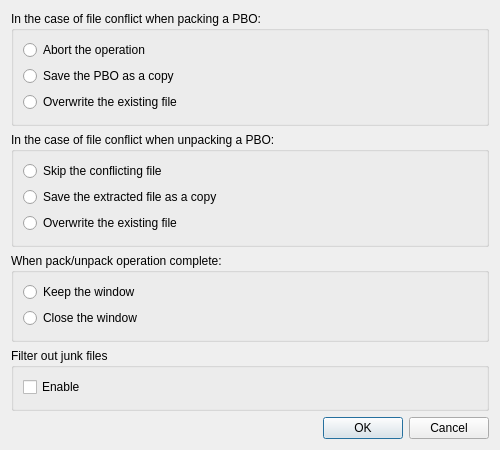
<?xml version="1.0" encoding="UTF-8"?>
<ui version="4.0">
 <class>SettingsDialog</class>
 <widget class="QDialog" name="SettingsDialog">
  <property name="geometry">
   <rect>
    <x>0</x>
    <y>0</y>
    <width>500</width>
    <height>450</height>
   </rect>
  </property>
  <property name="minimumSize">
   <size>
    <width>500</width>
    <height>450</height>
   </size>
  </property>
  <property name="maximumSize">
   <size>
    <width>500</width>
    <height>450</height>
   </size>
  </property>
  <property name="windowTitle">
   <string>Settings</string>
  </property>
  <property name="windowIcon">
   <iconset>
    <normaloff>:app.ico</normaloff>:app.ico</iconset>
  </property>
  <property name="modal">
   <bool>true</bool>
  </property>
  <layout class="QVBoxLayout" name="verticalLayout_3">
   <item>
    <widget class="QGroupBox" name="groupBoxPack">
     <property name="title">
      <string>In the case of file conflict when packing a PBO:</string>
     </property>
     <layout class="QVBoxLayout" name="verticalLayout_4">
      <item>
       <widget class="QRadioButton" name="rbPackOption1">
        <property name="text">
         <string>Abort the operation</string>
        </property>
       </widget>
      </item>
      <item>
       <widget class="QRadioButton" name="rbPackOption2">
        <property name="text">
         <string>Save the PBO as a copy</string>
        </property>
       </widget>
      </item>
      <item>
       <widget class="QRadioButton" name="rbPackOption3">
        <property name="text">
         <string>Overwrite the existing file</string>
        </property>
       </widget>
      </item>
      <item>
       <spacer name="verticalSpacer">
        <property name="orientation">
         <enum>Qt::Vertical</enum>
        </property>
        <property name="sizeHint" stdset="0">
         <size>
          <width>20</width>
          <height>40</height>
         </size>
        </property>
       </spacer>
      </item>
     </layout>
    </widget>
   </item>
   <item>
    <widget class="QGroupBox" name="groupBoxUnpack">
     <property name="title">
      <string>In the case of file conflict when unpacking a PBO:</string>
     </property>
     <layout class="QVBoxLayout" name="verticalLayout_2">
      <item>
       <widget class="QRadioButton" name="rbUnpackOption1">
        <property name="text">
         <string>Skip the conflicting file</string>
        </property>
       </widget>
      </item>
      <item>
       <widget class="QRadioButton" name="rbUnpackOption2">
        <property name="text">
         <string>Save the extracted file as a copy</string>
        </property>
       </widget>
      </item>
      <item>
       <widget class="QRadioButton" name="rbUnpackOption3">
        <property name="text">
         <string>Overwrite the existing file</string>
        </property>
       </widget>
      </item>
      <item>
       <spacer name="verticalSpacer_2">
        <property name="orientation">
         <enum>Qt::Vertical</enum>
        </property>
        <property name="sizeHint" stdset="0">
         <size>
          <width>20</width>
          <height>40</height>
         </size>
        </property>
       </spacer>
      </item>
     </layout>
    </widget>
   </item>
   <item>
    <widget class="QGroupBox" name="groupBoxOpComplete">
     <property name="title">
      <string>When pack/unpack operation complete:</string>
     </property>
     <layout class="QVBoxLayout" name="verticalLayout">
      <item>
       <widget class="QRadioButton" name="rbOpCompleteOption2">
        <property name="text">
         <string>Keep the window</string>
        </property>
       </widget>
      </item>
      <item>
       <widget class="QRadioButton" name="rbOpCompleteOption1">
        <property name="text">
         <string>Close the window</string>
        </property>
       </widget>
      </item>
      <item>
       <spacer name="verticalSpacer_3">
        <property name="orientation">
         <enum>Qt::Vertical</enum>
        </property>
        <property name="sizeHint" stdset="0">
         <size>
          <width>20</width>
          <height>40</height>
         </size>
        </property>
       </spacer>
      </item>
     </layout>
    </widget>
   </item>
   <item>
    <widget class="QGroupBox" name="groupBoxFilter">
     <property name="title">
      <string>Filter out junk files</string>
     </property>
     <layout class="QVBoxLayout" name="verticalLayout_5">
      <item>
       <widget class="QCheckBox" name="cbJunkFilterEnable">
        <property name="text">
         <string>Enable</string>
        </property>
       </widget>
      </item>
      <item>
       <spacer name="verticalSpacer_4">
        <property name="orientation">
         <enum>Qt::Vertical</enum>
        </property>
        <property name="sizeHint" stdset="0">
         <size>
          <width>20</width>
          <height>40</height>
         </size>
        </property>
       </spacer>
      </item>
     </layout>
    </widget>
   </item>
   <item>
    <widget class="QDialogButtonBox" name="buttonBox">
     <property name="standardButtons">
      <set>QDialogButtonBox::Cancel|QDialogButtonBox::Ok</set>
     </property>
    </widget>
   </item>
  </layout>
 </widget>
 <resources/>
 <connections>
  <connection>
   <sender>buttonBox</sender>
   <signal>accepted()</signal>
   <receiver>SettingsDialog</receiver>
   <slot>accept()</slot>
   <hints>
    <hint type="sourcelabel">
     <x>249</x>
     <y>178</y>
    </hint>
    <hint type="destinationlabel">
     <x>249</x>
     <y>99</y>
    </hint>
   </hints>
  </connection>
  <connection>
   <sender>buttonBox</sender>
   <signal>rejected()</signal>
   <receiver>SettingsDialog</receiver>
   <slot>reject()</slot>
   <hints>
    <hint type="sourcelabel">
     <x>249</x>
     <y>178</y>
    </hint>
    <hint type="destinationlabel">
     <x>249</x>
     <y>99</y>
    </hint>
   </hints>
  </connection>
 </connections>
</ui>
